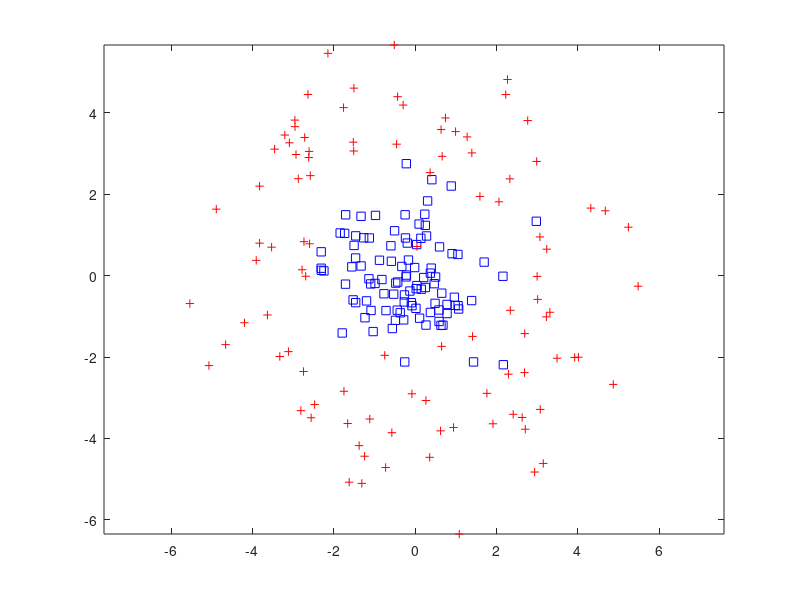

This chart was generated by the following MATLAB code: (Note: this script raises an error after producing the figure.)
% This script uses Mutual Information to guide
% the region splitting.
% Author: Jake Gunther
% Date: December 8, 2023

% Generate data in 2D
num = 100;
dataset.D = 2;
x = randn(num,2);
r = randn(num,1) + 4;
th = 2*pi*rand(num,1);
y = [r.*cos(th),r.*sin(th)];
dataset.X = [x;y];
dataset.y = [zeros(num,1);ones(num,1)]; % Classes 0 and 1
dataset.K = 2; % Number of classes
dataset.N = length(dataset.y);
dataset.xmax = max(dataset.X(:,1));
dataset.xmin = min(dataset.X(:,1));
dataset.ymax = max(dataset.X(:,2));
dataset.ymin = min(dataset.X(:,2));
clear x r th y num;

% Plot dataset
figure(30); clf;
for i=1:dataset.N
    if dataset.y(i) > 0
        plot(dataset.X(i,1),dataset.X(i,2),'r+'); hold on;
    else
        plot(dataset.X(i,1),dataset.X(i,2),'bs'); hold on;
    end
end
axis equal;

% Perform encoding by applying AdaBoost algorithm using stumps
enc.T = 30; % Number of classifiers
enc.t = zeros(enc.T,1); % Thresholds
enc.f = zeros(enc.T,1); % Feature indexes
enc.MI = zeros(enc.T,1); % Mutual information

% Loop over weak classifiers
for i=1:enc.T
    % Loop over dimensions
    bestmax = -inf;
    bestind = 0;
    bestthresh = 0;
    for d=1:dataset.D % Loop over dimensions in the feature vector
        % Extract the data for this dimension and sort it
        x = dataset.X(:,d); % Data
        [~,ind] = sort(x,'ascend'); % Sort

        % Try all the splits and compute the error assuming stumps
        themax = -inf;
        maxind = 0;

        % Create empty dictionaries
        Nc = configureDictionary('double','double');
        Mj = configureDictionary('double','double');
        Ncj = configureDictionary('double','double');
        
        % Initialize the dictionary counts:
        for s=1:dataset.N
            % 1. Get codeword index for each data point
            c = 0;
            for j=1:i-1
                if dataset.X(s,enc.f(j)) > enc.t(j)
                    c = c + 2^(j-1);
                end
            end

            % 2. Append a 1 to the codeword
            y = dataset.y(s); % Zero-based index
            c = c + 2^(i-1); % Zero-based index
            cj = c*dataset.K + y; % Zero-based index

            % 3. Index the dictionaries and increment counts
            Ncval = lookup(Nc,c,FallbackValue=0);
            Ncval = Ncval + 1;
            Nc(c) = Ncval;

            Mjval = lookup(Mj,y,Fallbackvalue=0);
            Mjval = Mjval + 1;
            Mj(y) = Mjval;

            Ncjval = lookup(Ncj,cj,Fallbackvalue=0);
            Ncjval = Ncjval + 1;
            Ncj(cj) = Ncjval;
            %disp([c y cj]);
        end
        %fprintf('Initialization\n');
        %fprintf('Nc sum = %d\n',sumvals(Nc));
        %fprintf('Mj sum = %d\n',sumvals(Mj));
        %fprintf('Ncj sum = %d\n',sumvals(Ncj));
        %pause;
        
        MI = zeros(dataset.N-1,1);
        net_sum = 0;
        for s = 1:dataset.N-1 % Loop over splits
            % 1. Get codeword for x(s)
            c = 0;
            for j=1:i-1
                if dataset.X(ind(s),enc.f(j)) > enc.t(j)
                    c = c + 2^(j-1);
                end
            end
            
            % 2. Append a 1 to the codeword
            y = dataset.y(ind(s)); % Zero-based index
            c = c + 2^(i-1); % Zero-based index
            cj = c*dataset.K + y; % Zero-based index
            
            % 3. Index the dictionaries and decrement the counts
            Ncval = Nc(c);
            Ncval = Ncval - 1;
            if Ncval <= 0
                Nc(c) = [];
            else
                Nc(c) = Ncval;
            end

            Mjval = Mj(y);
            Mjval = Mjval - 1;
            if Mjval <= 0
                Mj(y) = [];
            else
                Mj(y) = Mjval;
            end

            Ncjval = Ncj(cj);
            Ncjval = Ncjval - 1;
            net_sum = net_sum - 1;
            if Ncjval <= 0
                Ncj(cj) = [];
            else
                Ncj(cj) = Ncjval;
            end
            
            % 4. Append a 0 to the codeword
            c = c - 2^(i-1); % Zero-based index
            cj = c*dataset.K + y; % Zero-based index
            
            % 5. Index the dictionaries and increment the counts
            Ncval = lookup(Nc,c,FallbackValue=0);
            Ncval = Ncval + 1;
            Nc(c) = Ncval;

            Mjval = lookup(Mj,y,Fallbackvalue=0);
            Mjval = Mjval + 1;
            Mj(y) = Mjval;

            Ncjval = lookup(Ncj,cj,Fallbackvalue=0);
            Ncjval = Ncjval + 1;
            Ncj(cj) = Ncjval;
            net_sum = net_sum + 1;
            
            % 6. Compute mutual information
            e = entries(Ncj,'struct');
            MI(s) = 0;
            for ie = 1:length(e)
                cj = e(ie).Key;
                c = floor(cj/dataset.K);
                y = cj - c*dataset.K;
                Ncval = Nc(c);
                Mjval = Mj(y);
                Ncjval = Ncj(cj);
                wc = Ncval/dataset.N;
                wj = Mjval/dataset.N;
                wcj = Ncjval/dataset.N;
                v = wcj / (wc*wj);
                g = v*log(v);
                if g>20 % Clip
                    g = 20; disp('CLIPPED');
                end
                MI(s) = MI(s) + wc*wj*g;
            end % Loop over graph edges ei
            
            if MI(s) > themax
                themax = MI(s);
                maxind = ind(s);
                maxind1 = ind(s+1);
            end

            %fprintf('s=%d =======================\n',s);
            %fprintf('Nc sum = %d\n',sumvals(Nc));
            %fprintf('Mj sum = %d\n',sumvals(Mj));
            %fprintf('Ncj sum = %d\n',sumvals(Ncj));
            %fprintf('net sum = %d\n',net_sum);
        end % Loop over splits s
        if themax > bestmax
            bestmax = themax;
            bestind = d;
            bestthresh = 0.5*(dataset.X(maxind,d) + dataset.X(maxind1,d));
        end
        figure(20);
        plot(MI); hold on;
    end % Loop over dimensions d
    figure(20); hold off;
    
    % Build the weak learner
    enc.f(i) = bestind;
    enc.t(i) = bestthresh;

    figure(30); ax = axis;
    if enc.f(i) == 1
        plot(enc.t(i)*[1 1],ax(3:4),'LineWidth',3);
    else
        plot(ax(1:2),enc.t(i)*[1 1],'LineWidth',3);
    end
    pause;
end
figure(30); hold off;
